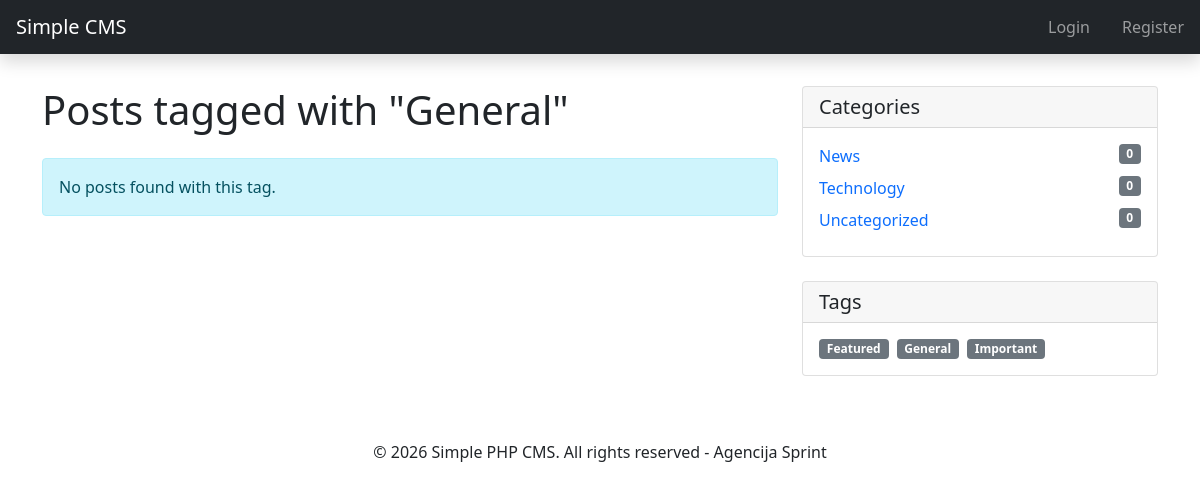
The app's page /Blog_System_PHP/index.php?page=tag&id=1 with its own data.
### tables this page shows
CREATE TABLE IF NOT EXISTS tags (
    id INT AUTO_INCREMENT PRIMARY KEY,
    name VARCHAR(50) NOT NULL,
    created_at TIMESTAMP DEFAULT CURRENT_TIMESTAMP,
    updated_at TIMESTAMP DEFAULT CURRENT_TIMESTAMP ON UPDATE CURRENT_TIMESTAMP,
    UNIQUE KEY name_unique (name)
);

CREATE TABLE IF NOT EXISTS categories (
    id INT AUTO_INCREMENT PRIMARY KEY,
    name VARCHAR(50) NOT NULL,
    description TEXT,
    created_at TIMESTAMP DEFAULT CURRENT_TIMESTAMP,
    updated_at TIMESTAMP DEFAULT CURRENT_TIMESTAMP ON UPDATE CURRENT_TIMESTAMP,
    UNIQUE KEY name_unique (name)
);

### Blog_System_PHP/classes/Tag.php (called while the page is built, shortened)
<?php
class Tag {
    private $db;
    public function __construct($db) {
        $this->db = $db;
    }
    public function getAllTags() {
        $query = "SELECT t.*, COUNT(pt.post_id) as post_count
                 FROM tags t
                 LEFT JOIN post_tags pt ON t.id = pt.tag_id
                 GROUP BY t.id
                 ORDER BY t.name ASC";
        $result = $this->db->query($query);
        $tags = [];
        while ($tag = $result->fetch_assoc()) {
            $tags[] = $tag;
        }
        return $tags;
    }
    public function getTagById($id) {
        $query = "SELECT t.*, COUNT(pt.post_id) as post_count
                 FROM tags t
                 LEFT JOIN post_tags pt ON t.id = pt.tag_id
                 WHERE t.id = ?
                 GROUP BY t.id";
        $stmt = $this->db->prepare($query);
        $stmt->bind_param('i', $id);
        $stmt->execute();
        $result = $stmt->get_result();
        return $result->fetch_assoc();
    }
}
?>

### Blog_System_PHP/classes/Category.php (called while the page is built, shortened)
<?php
class Category {
    private $db;
    public function __construct($db) {
        $this->db = $db;
    }
    public function getAllCategories() {
        $query = "SELECT c.*, COUNT(p.id) as post_count
                 FROM categories c
                 LEFT JOIN posts p ON c.id = p.category_id
                 GROUP BY c.id
                 ORDER BY c.name ASC";
        $result = $this->db->query($query);
        $categories = [];
        while ($category = $result->fetch_assoc()) {
            $categories[] = $category;
        }
        return $categories;
    }
}
?>

### Blog_System_PHP/templates/tag.php (the view)
<?php include 'templates/header.php'; ?>
<div class="row">
    <div class="col-md-8">
        <?php if ($tag): ?>
            <h1 class="mb-4">Posts tagged with "<?php echo htmlspecialchars($tag['name']); ?>"</h1>
            <?php if (!empty($posts)): ?>
                <?php foreach ($posts as $post): ?>
                    <article class="card mb-4">
                        <div class="card-body">
                            <h2 class="card-title">
                                <a href="index.php?page=post&id=<?php echo $post['id']; ?>" class="text-dark text-decoration-none">
                                    <?php echo htmlspecialchars($post['title']); ?>
                                </a>
                            </h2>
                            <p class="card-text text-muted">
                                Posted by <?php echo htmlspecialchars($post['author_name']); ?>
                                in <?php echo htmlspecialchars($post['category_name'] ?? 'Uncategorized'); ?>
                                on <?php echo date('F j, Y', strtotime($post['created_at'])); ?>
                            </p>
                            <div class="card-text">
                                <?php
                                $content = strip_tags($post['content']);
                                echo strlen($content) > 300 ? substr($content, 0, 300) . '...' : $content;
                                ?>
                            </div>
                            <a href="index.php?page=post&id=<?php echo $post['id']; ?>" class="btn btn-primary mt-3">
                                Read More
                            </a>
                        </div>
                    </article>
                <?php endforeach; ?>
            <?php else: ?>
                <div class="alert alert-info">
                    No posts found with this tag.
                </div>
            <?php endif; ?>
        <?php else: ?>
            <div class="alert alert-danger">
                Tag not found.
            </div>
        <?php endif; ?>
    </div>
    <div class="col-md-4">
        <div class="card mb-4">
            <div class="card-header">
                <h5 class="card-title mb-0">Categories</h5>
            </div>
            <div class="card-body">
                <?php if (!empty($categories)): ?>
                    <ul class="list-unstyled mb-0">
                        <?php foreach ($categories as $category): ?>
                            <li class="mb-2">
                                <a href="index.php?page=category&id=<?php echo $category['id']; ?>" class="text-decoration-none">
                                    <?php echo htmlspecialchars($category['name']); ?>
                                    <span class="badge bg-secondary float-end"><?php echo $category['post_count']; ?></span>
                                </a>
                            </li>
                        <?php endforeach; ?>
                    </ul>
                <?php else: ?>
                    <p class="text-muted mb-0">No categories found.</p>
                <?php endif; ?>
            </div>
        </div>
        <div class="card">
            <div class="card-header">
                <h5 class="card-title mb-0">Tags</h5>
            </div>
            <div class="card-body">
                <?php if (!empty($tags)): ?>
                    <div class="d-flex flex-wrap gap-2">
                        <?php foreach ($tags as $t): ?>
                            <a href="index.php?page=tag&id=<?php echo $t['id']; ?>"
                               class="badge bg-secondary text-decoration-none <?php echo $t['id'] == $tag['id'] ? 'bg-primary' : ''; ?>">
                                <?php echo htmlspecialchars($t['name']); ?>
                            </a>
                        <?php endforeach; ?>
                    </div>
                <?php else: ?>
                    <p class="text-muted mb-0">No tags found.</p>
                <?php endif; ?>
            </div>
        </div>
    </div>
</div>
<?php include 'templates/footer.php'; ?>

### records on screen
tags: name "General"
categories: name "News", post_count "0"
categories: name "Technology", post_count "0"
categories: name "Uncategorized", post_count "0"
tags: name "Featured"
tags: name "Important"
